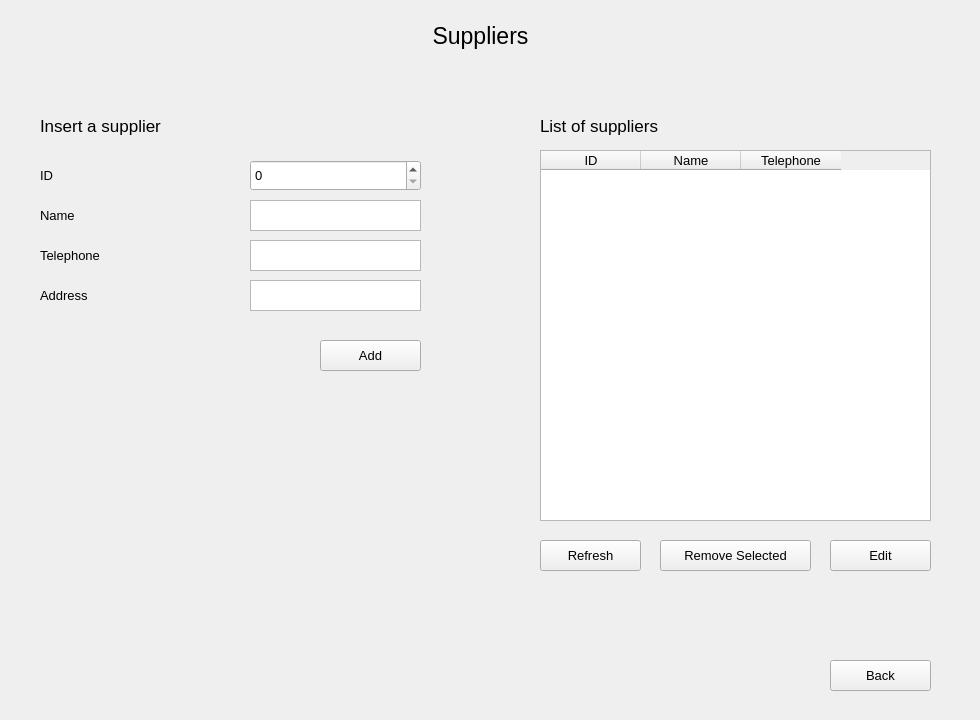
<?xml version="1.0" encoding="UTF-8"?>
<ui version="4.0">
 <class>supplier_window</class>
 <widget class="QWidget" name="supplier_window">
  <property name="geometry">
   <rect>
    <x>0</x>
    <y>0</y>
    <width>980</width>
    <height>720</height>
   </rect>
  </property>
  <property name="windowTitle">
   <string>Form</string>
  </property>
  <widget class="QLabel" name="msg">
   <property name="geometry">
    <rect>
     <x>30</x>
     <y>390</y>
     <width>441</width>
     <height>101</height>
    </rect>
   </property>
   <property name="font">
    <font>
     <pointsize>10</pointsize>
    </font>
   </property>
   <property name="text">
    <string/>
   </property>
  </widget>
  <widget class="QTableWidget" name="sup_table">
   <property name="geometry">
    <rect>
     <x>540</x>
     <y>150</y>
     <width>391</width>
     <height>371</height>
    </rect>
   </property>
   <property name="font">
    <font>
     <pointsize>10</pointsize>
    </font>
   </property>
   <property name="selectionMode">
    <enum>QAbstractItemView::SingleSelection</enum>
   </property>
   <property name="selectionBehavior">
    <enum>QAbstractItemView::SelectRows</enum>
   </property>
   <column>
    <property name="text">
     <string>ID</string>
    </property>
   </column>
   <column>
    <property name="text">
     <string>Name</string>
    </property>
   </column>
   <column>
    <property name="text">
     <string>Telephone</string>
    </property>
   </column>
  </widget>
  <widget class="QLabel" name="label_2">
   <property name="geometry">
    <rect>
     <x>40</x>
     <y>200</y>
     <width>191</width>
     <height>31</height>
    </rect>
   </property>
   <property name="font">
    <font>
     <pointsize>10</pointsize>
    </font>
   </property>
   <property name="text">
    <string>Name</string>
   </property>
  </widget>
  <widget class="QPushButton" name="remove_selected_row">
   <property name="geometry">
    <rect>
     <x>660</x>
     <y>540</y>
     <width>151</width>
     <height>31</height>
    </rect>
   </property>
   <property name="font">
    <font>
     <pointsize>10</pointsize>
    </font>
   </property>
   <property name="text">
    <string>Remove Selected</string>
   </property>
  </widget>
  <widget class="QLabel" name="label_8">
   <property name="geometry">
    <rect>
     <x>40</x>
     <y>280</y>
     <width>141</width>
     <height>31</height>
    </rect>
   </property>
   <property name="font">
    <font>
     <pointsize>10</pointsize>
    </font>
   </property>
   <property name="text">
    <string>Address</string>
   </property>
  </widget>
  <widget class="QPushButton" name="add_sup">
   <property name="geometry">
    <rect>
     <x>320</x>
     <y>340</y>
     <width>101</width>
     <height>31</height>
    </rect>
   </property>
   <property name="font">
    <font>
     <pointsize>10</pointsize>
    </font>
   </property>
   <property name="text">
    <string>Add</string>
   </property>
  </widget>
  <widget class="QLabel" name="label_7">
   <property name="geometry">
    <rect>
     <x>40</x>
     <y>240</y>
     <width>171</width>
     <height>31</height>
    </rect>
   </property>
   <property name="font">
    <font>
     <pointsize>10</pointsize>
    </font>
   </property>
   <property name="text">
    <string>Telephone</string>
   </property>
  </widget>
  <widget class="QTextEdit" name="sup_name">
   <property name="geometry">
    <rect>
     <x>250</x>
     <y>200</y>
     <width>171</width>
     <height>31</height>
    </rect>
   </property>
   <property name="font">
    <font>
     <pointsize>10</pointsize>
    </font>
   </property>
  </widget>
  <widget class="QPushButton" name="refresh">
   <property name="geometry">
    <rect>
     <x>540</x>
     <y>540</y>
     <width>101</width>
     <height>31</height>
    </rect>
   </property>
   <property name="font">
    <font>
     <pointsize>10</pointsize>
    </font>
   </property>
   <property name="text">
    <string>Refresh</string>
   </property>
  </widget>
  <widget class="QLabel" name="label_4">
   <property name="geometry">
    <rect>
     <x>540</x>
     <y>110</y>
     <width>221</width>
     <height>31</height>
    </rect>
   </property>
   <property name="font">
    <font>
     <pointsize>13</pointsize>
    </font>
   </property>
   <property name="text">
    <string>List of suppliers</string>
   </property>
  </widget>
  <widget class="QTextEdit" name="sup_tele">
   <property name="geometry">
    <rect>
     <x>250</x>
     <y>240</y>
     <width>171</width>
     <height>31</height>
    </rect>
   </property>
   <property name="font">
    <font>
     <pointsize>10</pointsize>
    </font>
   </property>
  </widget>
  <widget class="QTextEdit" name="sup_address">
   <property name="geometry">
    <rect>
     <x>250</x>
     <y>280</y>
     <width>171</width>
     <height>31</height>
    </rect>
   </property>
   <property name="font">
    <font>
     <pointsize>10</pointsize>
    </font>
   </property>
  </widget>
  <widget class="QSpinBox" name="sup_id">
   <property name="geometry">
    <rect>
     <x>250</x>
     <y>160</y>
     <width>171</width>
     <height>31</height>
    </rect>
   </property>
   <property name="font">
    <font>
     <pointsize>10</pointsize>
    </font>
   </property>
   <property name="minimum">
    <number>0</number>
   </property>
   <property name="maximum">
    <number>5000</number>
   </property>
   <property name="value">
    <number>0</number>
   </property>
  </widget>
  <widget class="QLabel" name="label">
   <property name="geometry">
    <rect>
     <x>40</x>
     <y>110</y>
     <width>221</width>
     <height>31</height>
    </rect>
   </property>
   <property name="font">
    <font>
     <pointsize>13</pointsize>
    </font>
   </property>
   <property name="text">
    <string>Insert a supplier</string>
   </property>
  </widget>
  <widget class="QLabel" name="label_9">
   <property name="geometry">
    <rect>
     <x>40</x>
     <y>160</y>
     <width>191</width>
     <height>31</height>
    </rect>
   </property>
   <property name="font">
    <font>
     <pointsize>10</pointsize>
    </font>
   </property>
   <property name="text">
    <string>ID</string>
   </property>
  </widget>
  <widget class="QPushButton" name="edit">
   <property name="geometry">
    <rect>
     <x>830</x>
     <y>540</y>
     <width>101</width>
     <height>31</height>
    </rect>
   </property>
   <property name="font">
    <font>
     <pointsize>10</pointsize>
    </font>
   </property>
   <property name="text">
    <string>Edit</string>
   </property>
  </widget>
  <widget class="QLabel" name="label_6">
   <property name="geometry">
    <rect>
     <x>370</x>
     <y>20</y>
     <width>221</width>
     <height>31</height>
    </rect>
   </property>
   <property name="font">
    <font>
     <pointsize>17</pointsize>
    </font>
   </property>
   <property name="text">
    <string>Suppliers</string>
   </property>
   <property name="alignment">
    <set>Qt::AlignCenter</set>
   </property>
  </widget>
  <widget class="QPushButton" name="back">
   <property name="geometry">
    <rect>
     <x>830</x>
     <y>660</y>
     <width>101</width>
     <height>31</height>
    </rect>
   </property>
   <property name="font">
    <font>
     <pointsize>10</pointsize>
    </font>
   </property>
   <property name="text">
    <string>Back</string>
   </property>
  </widget>
 </widget>
 <resources/>
 <connections/>
</ui>
